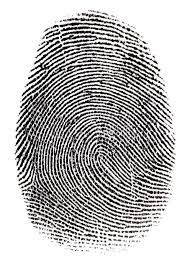
#> input picture SEC3/fingerprint.jpg, 190 x 265 px
$ python erosion.py
#> lines starting #> are read from the running program, lines starting #| are printed output that depends on the picture; after the words box and inside, x2 and y2 are one past the last pixel; in counts of white or black regions, pixels touching at a corner belong together
import cv2
import numpy as np
original_img = cv2.imread('fingerprint.jpg', 0)
#> original_img: shape (265, 190); min 0, max 255, mean 184.8
(th, bi) = cv2.threshold(original_img, 127, 255, cv2.THRESH_BINARY)
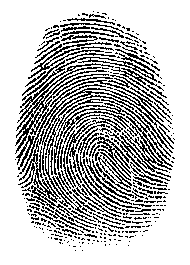
#> bi: shape (265, 190); 73.8% white; black in thin lines or dots, all inside (x1, y1, x2, y2) = (15, 11, 175, 251)
kernel = np.ones((3, 3), np.uint8)
ei = cv2.erode(bi, kernel, iterations= 1)
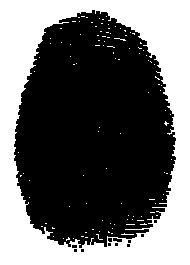
#> ei: shape (265, 190); 40.9% white; 113 white regions (112 under 20 px), largest, box (x1, y1, x2, y2) and area: (0, 0, 190, 265) 20316
# cv2.imshow('OI', original_img)
cv2.imshow('BI', bi)
cv2.imshow('EI', ei)
cv2.waitKey()
cv2.destroyAllWindows()
